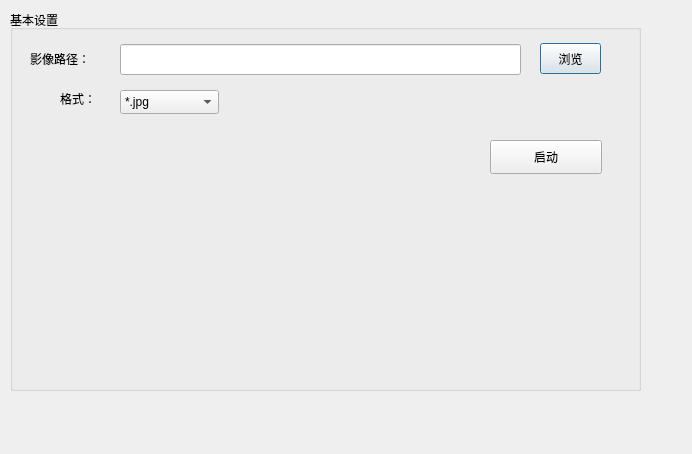
<?xml version="1.0" encoding="UTF-8"?>
<ui version="4.0">
 <class>QuickMosaicClass</class>
 <widget class="QDialog" name="QuickMosaicClass">
  <property name="geometry">
   <rect>
    <x>0</x>
    <y>0</y>
    <width>692</width>
    <height>454</height>
   </rect>
  </property>
  <property name="windowTitle">
   <string>QuickMosaic</string>
  </property>
  <widget class="QGroupBox" name="groupBox">
   <property name="geometry">
    <rect>
     <x>10</x>
     <y>10</y>
     <width>631</width>
     <height>381</height>
    </rect>
   </property>
   <property name="title">
    <string>基本设置</string>
   </property>
   <widget class="QLabel" name="label">
    <property name="geometry">
     <rect>
      <x>20</x>
      <y>40</y>
      <width>81</width>
      <height>18</height>
     </rect>
    </property>
    <property name="text">
     <string>影像路径：</string>
    </property>
   </widget>
   <widget class="QLabel" name="label_2">
    <property name="geometry">
     <rect>
      <x>50</x>
      <y>80</y>
      <width>81</width>
      <height>18</height>
     </rect>
    </property>
    <property name="text">
     <string>格式：</string>
    </property>
   </widget>
   <widget class="QLineEdit" name="image_path">
    <property name="geometry">
     <rect>
      <x>110</x>
      <y>34</y>
      <width>401</width>
      <height>31</height>
     </rect>
    </property>
   </widget>
   <widget class="QComboBox" name="imageFormat">
    <property name="geometry">
     <rect>
      <x>110</x>
      <y>80</y>
      <width>99</width>
      <height>24</height>
     </rect>
    </property>
    <item>
     <property name="text">
      <string>*.jpg</string>
     </property>
    </item>
    <item>
     <property name="text">
      <string>*.tif</string>
     </property>
    </item>
   </widget>
   <widget class="QPushButton" name="scanButton">
    <property name="geometry">
     <rect>
      <x>530</x>
      <y>33</y>
      <width>61</width>
      <height>31</height>
     </rect>
    </property>
    <property name="text">
     <string>浏览</string>
    </property>
   </widget>
   <widget class="QPushButton" name="startButton">
    <property name="geometry">
     <rect>
      <x>480</x>
      <y>130</y>
      <width>112</width>
      <height>34</height>
     </rect>
    </property>
    <property name="text">
     <string>启动</string>
    </property>
   </widget>
  </widget>
 </widget>
 <layoutdefault spacing="6" margin="11"/>
 <resources>
  <include location="quickmosaic.qrc"/>
 </resources>
 <connections/>
</ui>
